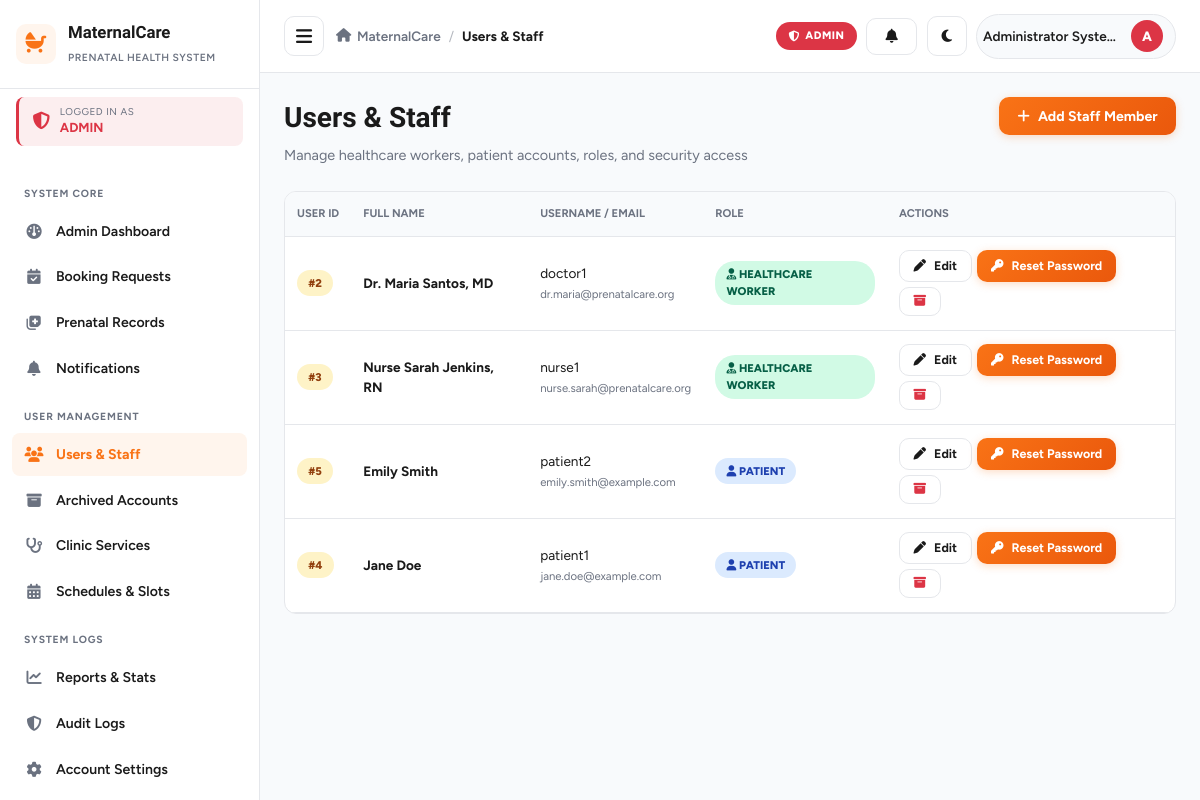
The page /admin/users.php (signed in) on the database its author committed.
### tables this page shows
CREATE TABLE IF NOT EXISTS `users` (
    `id` INT AUTO_INCREMENT PRIMARY KEY,
    `username` VARCHAR(50) NOT NULL UNIQUE,
    `email` VARCHAR(100) NOT NULL UNIQUE,
    `password` VARCHAR(255) NOT NULL,
    `role` ENUM('patient', 'healthcare_worker', 'admin') NOT NULL DEFAULT 'patient',
    `full_name` VARCHAR(100) NOT NULL,
    `phone` VARCHAR(20) DEFAULT NULL,
    `status` ENUM('active', 'inactive', 'archived') NOT NULL DEFAULT 'active',
    `address` TEXT DEFAULT NULL,
    `avatar` VARCHAR(255) DEFAULT NULL,
    `room` VARCHAR(100) DEFAULT NULL,
    `deleted_at` TIMESTAMP NULL DEFAULT NULL,
    `created_at` TIMESTAMP DEFAULT CURRENT_TIMESTAMP,
    `updated_at` TIMESTAMP DEFAULT CURRENT_TIMESTAMP ON UPDATE CURRENT_TIMESTAMP
);

### config/config.php (called while the page is built, shortened)
<?php
function sanitize($data) {
    return htmlspecialchars(trim((string)$data), ENT_QUOTES, 'UTF-8');
}

### admin/users.php (the view, shortened to what this page needs)
<?php
require_once __DIR__ . '/../config/config.php';
try {
    $db = getDB();
    $stmt = $db->prepare("
        SELECT * FROM users
        WHERE role IN ('healthcare_worker', 'patient') AND status != 'archived'
        ORDER BY FIELD(role, 'healthcare_worker', 'patient'), full_name ASC
    ");
    $stmt->execute();
    $users = $stmt->fetchAll();
} catch (Exception $e) {
    die("Error: " . $e->getMessage());
}
include __DIR__ . '/../includes/header.php';
?>
<div class="page-header">
    <div class="page-title">
        <h1>Users & Staff</h1>
        <p>Manage healthcare workers, patient accounts, roles, and security access</p>
    </div>
    <div>
        <button type="button" class="btn btn-primary" id="openAddModalBtn">
            <i class="fa-solid fa-plus"></i> Add Staff Member
        </button>
    </div>
</div>
<div class="table-responsive">
    <table class="table">
        <thead>
            <tr>
                <th>User ID</th>
                <th>Full Name</th>
                <th>Username / Email</th>
                <th>Role</th>
                <th>Actions</th>
            </tr>
        </thead>
        <tbody>
            <?php if (count($users) > 0): ?>
                <?php foreach ($users as $u): ?>
                    <tr>
                        <td><span class="badge badge-pending" style="font-size:0.7rem;">#<?php echo (int)$u['id']; ?></span></td>
                        <td><strong><?php echo sanitize($u['full_name']); ?></strong></td>
                        <td>
                            <?php echo sanitize($u['username']); ?><br>
                            <small class="text-muted"><?php echo sanitize($u['email']); ?></small>
                        </td>
                        <td>
                            <?php if ($u['role'] === 'healthcare_worker'): ?>
                                <span class="badge badge-confirmed" style="font-size:0.7rem;">
                                    <i class="fa-solid fa-user-doctor"></i> Healthcare Worker
                                </span>
                            <?php else: ?>
                                <span class="badge badge-completed" style="font-size:0.7rem;">
                                    <i class="fa-solid fa-user"></i> Patient
                                </span>
                            <?php endif; ?>
                        </td>
                        <td>
                            <div style="display:flex; gap:0.35rem; flex-wrap:wrap;">
                                <button type="button" class="btn btn-outline btn-sm js-edit-btn"
                                    data-user-id="<?php echo (int)$u['id']; ?>"
                                    data-user-name="<?php echo htmlspecialchars($u['full_name'], ENT_QUOTES, 'UTF-8'); ?>"
                                    data-user-username="<?php echo htmlspecialchars($u['username'], ENT_QUOTES, 'UTF-8'); ?>"
                                    data-user-email="<?php echo htmlspecialchars($u['email'], ENT_QUOTES, 'UTF-8'); ?>"
                                    data-user-phone="<?php echo htmlspecialchars($u['phone'] ?? '', ENT_QUOTES, 'UTF-8'); ?>"
                                    title="Edit user details">
                                    <i class="fa-solid fa-pen"></i> Edit
                                </button>
                                <button type="button" class="btn btn-primary btn-sm js-reset-btn"
                                    data-user-id="<?php echo (int)$u['id']; ?>"
                                    data-user-name="<?php echo htmlspecialchars($u['full_name'], ENT_QUOTES, 'UTF-8'); ?>"
                                    title="Reset password">
                                    <i class="fa-solid fa-key"></i> Reset Password
                                </button>
                                <button type="button" class="btn btn-outline btn-sm js-archive-btn" style="color:var(--danger);"
                                    data-user-id="<?php echo (int)$u['id']; ?>"
                                    title="Archive user">
                                    <i class="fa-solid fa-box-archive"></i>
                                </button>
                            </div>
                        </td>
                    </tr>
                <?php endforeach; ?>
            <?php endif; ?>
        </tbody>
    </table>
</div>
<?php include __DIR__ . '/../includes/footer.php'; ?>

### assets/css/style.css (style rules this page uses)
:root { --primary: #f97316; --primary-dark: #ea580c; --primary-light: #fff5ed; --success: #10b981; --warning: #f59e0b; --danger: #dc3545; --info: #0d6efd; --bg-body: #f8fafc; --surface: #ffffff; --text-dark: #1a1a1a; --text-muted: #6b7280; --border-color: #e5e7eb; --radius-sm: 8px; --radius-md: 12px; --radius-lg: 16px; --shadow-sm: 0 1px 3px rgba(0, 0, 0, 0.05); --shadow-md: 0 4px 12px rgba(0, 0, 0, 0.08); --shadow-lg: 0 10px 30px rgba(0, 0, 0, 0.12); --transition: all 0.25s ease; --sidebar-width: 260px; }
* { margin: 0; padding: 0; box-sizing: border-box; }
html, body { max-width: 100%; overflow-x: hidden; }
body { font-family: 'Figtree', -apple-system, BlinkMacSystemFont, 'Segoe UI', sans-serif; background: var(--bg-body); color: var(--text-dark); line-height: 1.5; font-size: 15px; transition: background 0.3s ease, color 0.3s ease; }
h1, h2, h3, h4, h5, h6 { font-family: 'Bricolage Grotesque', 'Figtree', sans-serif; font-weight: 700; color: var(--text-dark); }
.page-header { display: flex; justify-content: space-between; align-items: flex-start; gap: 1rem; margin-bottom: 1.5rem; flex-wrap: wrap; }
.page-header h1 { font-size: 1.75rem; margin-bottom: 0.35rem; }
.page-header p { color: var(--text-muted); font-size: 0.9rem; }
.btn { display: inline-flex; align-items: center; justify-content: center; gap: 0.5rem; padding: 0.65rem 1.15rem; border-radius: 10px; border: none; font-family: inherit; font-size: 0.88rem; font-weight: 700; cursor: pointer; transition: var(--transition); text-decoration: none; white-space: nowrap; }
.btn-primary { background: linear-gradient(135deg, #f97316 0%, #ea580c 100%); color: #fff; box-shadow: 0 2px 8px rgba(249, 115, 22, 0.25); }
.btn-outline { background: transparent; color: var(--text-dark); border: 1.5px solid var(--border-color); }
.btn-sm { padding: 0.45rem 0.85rem; font-size: 0.78rem; }
.badge { display: inline-block; padding: 0.3rem 0.7rem; border-radius: 20px; font-size: 0.7rem; font-weight: 800; text-transform: uppercase; }
.badge-confirmed { background: #d1fae5; color: #065f46; }
.badge-pending { background: #fef3c7; color: #92400e; }
.badge-completed { background: #dbeafe; color: #1e40af; }
.table-responsive { width: 100%; overflow-x: auto; border-radius: var(--radius-md); background: var(--surface); border: 1px solid var(--border-color); }
.table { width: 100%; border-collapse: collapse; font-size: 0.85rem; }
.table th { text-align: left; padding: 0.85rem 0.75rem; font-size: 0.7rem; text-transform: uppercase; color: var(--text-muted); font-weight: 700; background: var(--bg-body); border-bottom: 1px solid var(--border-color); }
.table td { padding: 0.85rem 0.75rem; font-size: 0.85rem; border-bottom: 1px solid var(--border-color); color: var(--text-dark); }
.text-muted { color: var(--text-muted); }

### rows shown on the page
users: id "2", full_name "Dr. Maria Santos, MD", username "doctor1", email "dr.maria@prenatalcare.org", shows "HEALTHCARE WORKER"
users: id "3", full_name "Nurse Sarah Jenkins, RN", username "nurse1", email "nurse.sarah@prenatalcare.org", shows "HEALTHCARE WORKER"
users: id "5", full_name "Emily Smith", username "patient2", email "emily.smith@example.com", role "patient" (drawn)
users: id "4", full_name "Jane Doe", username "patient1", email "jane.doe@example.com", role "patient" (drawn)

### other values the page prints
$role['label'] "ADMIN"
$item['section'] "SYSTEM CORE"
$item['label'] "Admin Dashboard"
$item['label'] "Booking Requests"
$item['label'] "Prenatal Records"
$item['label'] "Notifications"
$item['section'] "USER MANAGEMENT"
$item['label'] "Users & Staff"
$item['label'] "Archived Accounts"
$item['label'] "Clinic Services"
$item['label'] "Schedules & Slots"
$item['section'] "SYSTEM LOGS"
$item['label'] "Reports & Stats"
$item['label'] "Audit Logs"
$item['label'] "Account Settings"
